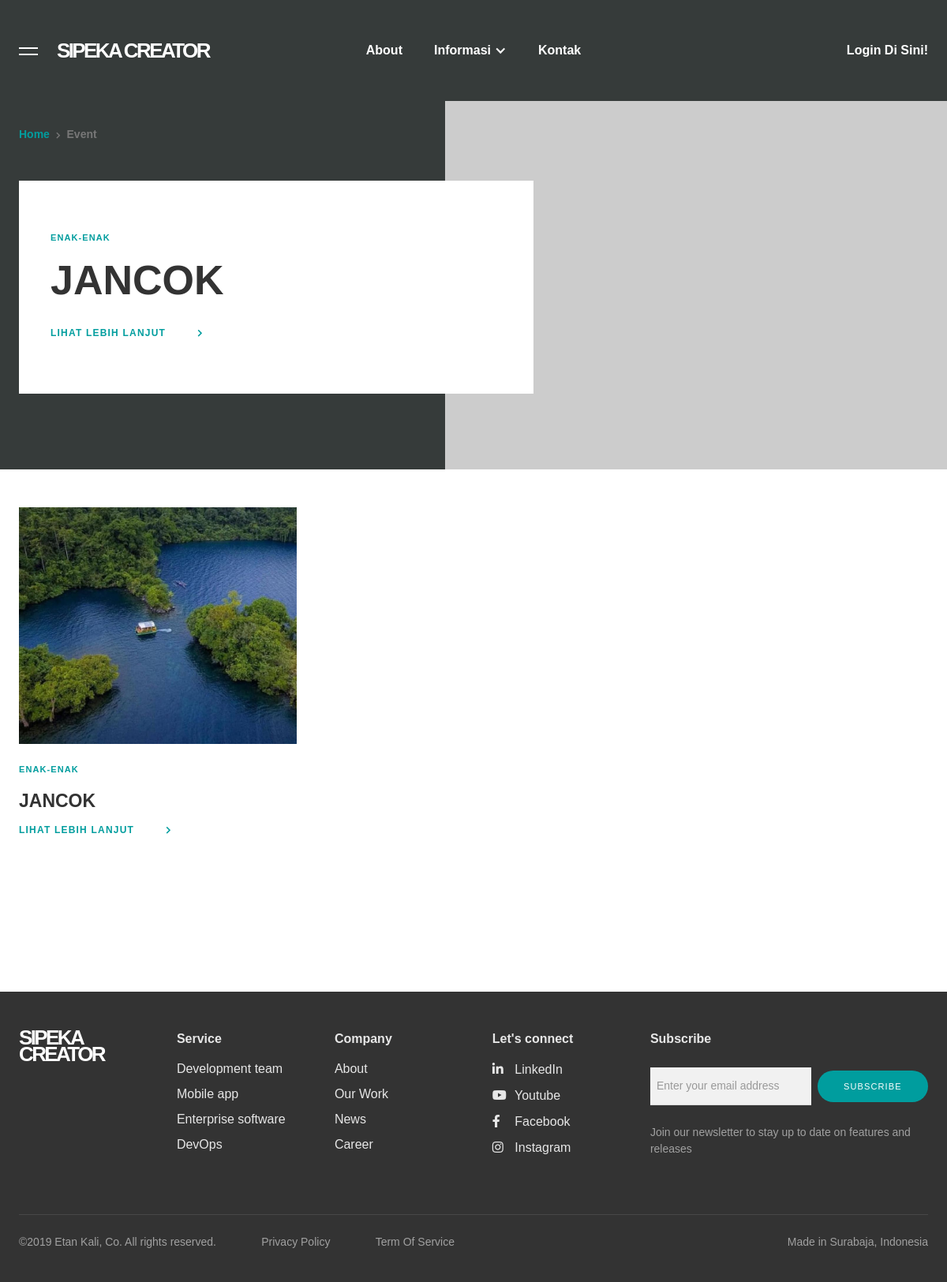
The app's page /daftar-wisata, older data.
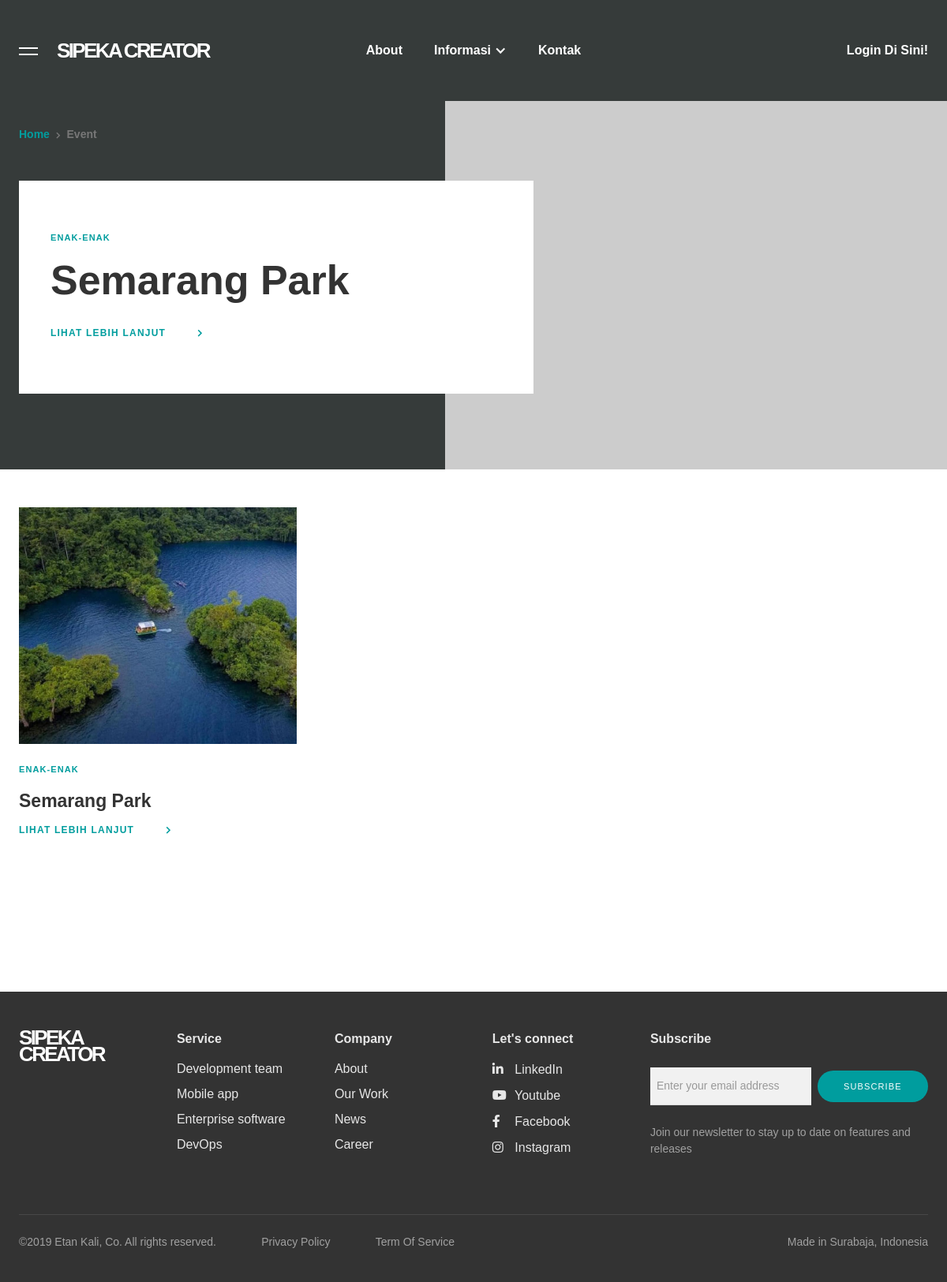
The same page, newer data.
### tables this page shows
CREATE TABLE `wisata` (
  `id_wisata` int(11) NOT NULL,
  `nama_wisata` varchar(255) DEFAULT NULL,
  `email_wisata` varchar(255) DEFAULT NULL,
  `no_hp_wisata` varchar(255) DEFAULT NULL,
  `website_wisata` varchar(255) DEFAULT NULL,
  `alamat_wisata` text DEFAULT NULL,
  `latitude` varchar(255) DEFAULT NULL,
  `longitude` varchar(255) NOT NULL,
  `id_kategori_wisata` int(11) DEFAULT NULL,
  `deskripsi_wisata` text DEFAULT NULL,
  `img` text DEFAULT NULL,
  `id_provinsi` char(2) DEFAULT NULL,
  `id_kota_kab` char(5) DEFAULT NULL,
  `id_kecamatan` char(8) DEFAULT NULL,
  `id_desa_kelurahan` char(13) DEFAULT NULL,
  `slug` text NOT NULL
);

CREATE TABLE `kategori_wisata` (
  `id_kategori_wisata` int(11) NOT NULL,
  `kategori_wisata` varchar(255) NOT NULL
);

### application/controllers/guest/Wisata.php (called while the page is built, shortened)
<?php
class Wisata extends CI_Controller {
	public function __construct(){
		$this->load->model('guest/Wisata_model', 'wisata_model');
		$this->load->library('pagination');
	}
	public function index(){
		$data['title'] = 'Wisata';
		$config['base_url'] = base_url('daftar-wisata');
		$config['total_rows'] = $this->db->count_all('wisata');
		$config['per_page'] = 6;
		$config["uri_segment"] = 2;
		$choice = $config["total_rows"] / $config["per_page"];
		$config["num_links"] = floor($choice);
		$config['use_page_numbers'] = TRUE;
		$config['reuse_query_string'] = TRUE;
		$config['full_tag_open'] = '<div class="pagination">';
		$config['full_tag_close'] = '</div>';
		$this->pagination->initialize($config);
		$data['page'] = ($this->uri->segment(2)) ? $this->uri->segment(2) - 1 : 0;
		$data['wisata'] = $this->wisata_model->index($config["per_page"], $data['page']);
		$data['latest_single'] = $this->wisata_model->latest_single();
		$data['pagination'] = $this->pagination->create_links();
		$this->load->view('template/guest/header', $data);
		$this->load->view('guest/wisata', $data);
		$this->load->view('template/guest/footer');
	}
}

### index.php (called while the page is built, shortened)
<?php
require_once BASEPATH.'core/CodeIgniter.php';

### application/models/guest/Wisata_model.php (called while the page is built, shortened)
<?php
class Wisata_model extends CI_Model {
	private $table = 'wisata';
	public function index($limit, $start){
		return $this->db->select('*')->from($this->table)->order_by('id_wisata', 'DESC')->join('kategori_wisata', 'kategori_wisata.id_kategori_wisata = wisata.id_kategori_wisata')->limit($limit, $start)->get()->result_array();
	}
	public function latest_single(){
		return $this->db->select('*')->from($this->table)->order_by('id_wisata', 'DESC')->join('kategori_wisata', 'kategori_wisata.id_kategori_wisata = wisata.id_kategori_wisata')->limit(1)->get()->result_array();
	}
}

### application/config/config.php (called while the page is built, shortened)
<?php
$config['base_url'] = 'http://localhost/wisata/';
$config['index_page'] = 'index.php';
$config['uri_protocol']	= 'REQUEST_URI';
$config['url_suffix'] = '';
$config['language']	= 'english';
$config['charset'] = 'UTF-8';
$config['enable_hooks'] = FALSE;
$config['subclass_prefix'] = 'MY_';
$config['composer_autoload'] = FALSE;
$config['permitted_uri_chars'] = 'a-z 0-9~%.:_\-';
$config['enable_query_strings'] = FALSE;
$config['controller_trigger'] = 'c';
$config['function_trigger'] = 'm';
$config['directory_trigger'] = 'd';
$config['allow_get_array'] = TRUE;
$config['log_threshold'] = 0;
$config['log_path'] = '';
$config['log_file_extension'] = '';
$config['log_file_permissions'] = 0644;
$config['log_date_format'] = 'Y-m-d H:i:s';
$config['error_views_path'] = '';
$config['cache_path'] = '';
$config['cache_query_string'] = FALSE;
$config['encryption_key'] = '';
$config['sess_driver'] = 'files';
$config['sess_cookie_name'] = 'ci_session';
$config['sess_expiration'] = 7200;
$config['sess_save_path'] = NULL;
$config['sess_match_ip'] = FALSE;
$config['sess_time_to_update'] = 300;
$config['sess_regenerate_destroy'] = FALSE;
$config['cookie_prefix']	= '';
$config['cookie_domain']	= '';
$config['cookie_path']		= '/';
$config['cookie_secure']	= FALSE;
$config['cookie_httponly'] 	= FALSE;
$config['standardize_newlines'] = FALSE;
$config['global_xss_filtering'] = FALSE;
$config['csrf_protection'] = FALSE;
$config['csrf_token_name'] = 'csrf_test_name';
$config['csrf_cookie_name'] = 'csrf_cookie_name';
$config['csrf_expire'] = 7200;
$config['csrf_regenerate'] = TRUE;
$config['csrf_exclude_uris'] = array();
$config['compress_output'] = FALSE;
$config['time_reference'] = 'local';
$config['rewrite_short_tags'] = FALSE;
$config['proxy_ips'] = '';

### application/views/guest/wisata.php (the view, shortened to what this page needs)
<div class="section is-header bg-accent-dark has-bg-img img-blog overflow-hidden position-relative">
  <div class="container flex-horizontal position-relative">
    <div class="col lg-7 md-12">
      <div class="breadcrumb margin-bottom-double"><a href="<?= base_url() ?>">Home</a><span class="fa margin-left-small margin-right-small is-xsmall"></span>Event</div>
      <div class="header-content-wrapper-3">
        <div class="c-gridpost__category"><a href="#"><?= $latest_single[0]['kategori_wisata'] ?></a></div>
        <a href="<?= base_url('daftar-wisata/').$latest_single[0]['nama_wisata'] ?>" class="color-body-text white-md w-inline-block">
          <h1 class="margin-bottom-small"><?= $latest_single[0]['nama_wisata'] ?></h1>
        </a><a href="<?= base_url('daftar-wisata/').$latest_single[0]['nama_wisata'] ?>" class="cta-link"><span class="margin-right">Lihat Lebih Lanjut</span> <span class="fa c-cta1_arrow-hovered"></span> <span class="fa c-cta1__arrow-normal"></span></a>
      </div>
    </div>
    <div class="col lg-5 no-margin-bottom"></div>
  </div>
</div>
<div class="section">
  <div class="container flex-horizontal container-wrap">
    <?php foreach ($wisata as $key => $value) { ?>
      <div class="col lg-4 md-12 margin-bottom-quad"><a href="<?= base_url('daftar-wisata/').$value['slug'] ?>" class="w-inline-block"><img src="<?= $value['img'] ?>" alt="" class="margin-bottom img-news"></a>
        <div class="c-gridpost__category"><a href="#"><?= $value['kategori_wisata'] ?></a></div>
        <h3 class="margin-bottom-small"><?= $value['nama_wisata'] ?></h3><a href="<?= base_url('daftar-wisata/').$value['slug'] ?>" class="cta-link"><span class="margin-right">Lihat Lebih Lanjut</span> <span class="fa c-cta1_arrow-hovered"></span> <span class="fa c-cta1__arrow-normal"></span></a>
      </div>
    <?php } ?>
  </div>
  <div class="container">
  </div>
</div>

### application/views/template/guest/header.php (shortened to what this page needs)
<!DOCTYPE html>
<html data-wf-page="5d68c92e8dfed95df459a334" data-wf-site="5d68c92e8dfed9e8e859a331">
<head>
  <link href="<?= base_url() ?>assets_guest/css/normalize.css" rel="stylesheet" type="text/css">
  <link href="<?= base_url() ?>assets_guest/css/webflow.css" rel="stylesheet" type="text/css">
  <link href="<?= base_url() ?>assets_guest/css/etan.webflow.css" rel="stylesheet" type="text/css">
  </head>
  <body>
    <div class="section-header position-absolute">
      <div class="container space-between align-middle">
        <div data-collapse="medium" data-animation="default" data-duration="400" class="navbar w-nav">
          <div class="navbar-container align-middle w-container">
            <div class="col lg-4 order-first no-padding-left no-margin-bottom flex-horizontal lg-2 md-4 xs-8">
              <div class="menu-and-logo-container order-first"><a data-w-id="7d050a59-b525-e710-dbfb-70b18fafaf10" href="#" class="offcanvas-button margin-right w-inline-block"><img src="<?= base_url() ?>assets_guest/images/burger-menu-icon-white.svg" alt=""></a>
                <a href="#" class="brand w-nav-brand">
                  <h3 class="logotype on-dark">SIPEKA CREATOR</h3>
                </a>
              </div>
            </div>
            <div class="col lg-4 no-margin-bottom flexh-justify-center position-absolute-md lg-8">
              <nav role="navigation" class="nav-menu w-nav-menu">
                <a href="about.html" class="nav-link on-dark w-nav-link">About</a>
                <div data-hover="1" data-delay="0" data-w-id="7d050a59-b525-e710-dbfb-70b18fafaf1a" class="nav-dropdown w-dropdown">
                  <div class="nav-link on-dark w-dropdown-toggle">
                    <div class="w-icon-dropdown-toggle"></div>
                    <div>Informasi</div>
                  </div>
                </div>
                <a href="<?= base_url() ?>" class="nav-link on-dark w-nav-link">Kontak</a>
              </div>
              <div class="col lg-4 no-margin-bottom flexh-justify-end no-padding-right grow hidden-xs lg-2">
                <?php
                $CI = &get_instance();
                $result = $CI->auth_model->current_user();
                if (!empty($result)) {
                  echo '<div class="extra-menu"><a href="' . base_url() . 'admin/wisata" class="extra-menu-link margin-left nav-link on-dark">Dashboard</a></div>';
                } else {
                  echo '<div class="extra-menu"><a href="' . base_url() . 'admin/login" class="extra-menu-link margin-left nav-link on-dark">Login Di Sini!</a></div>';
                }
                ?>
              </div>
            </div>
          </div>
        </div>
      </div>

### application/views/template/guest/footer.php (shortened to what this page needs)
<div class="section section-footer-dark padding-bottom-16">
  <div class="container margin-bottom">
    <div class="col lg-2 md-12 md-order-first">
      <h3 class="logotype on-dark">SIPEKA CREATOR</h3>
    </div>
    <div class="col lg-6 md-12 no-margin-bottom">
      <div class="container container-nested">
        <div class="col lg-4 md-12">
          <h4>Service</h4><a href="#" class="footer-nav-link on-dark">Development team</a><a href="#" class="footer-nav-link on-dark">Mobile app</a><a href="#" class="footer-nav-link on-dark">Enterprise software</a><a href="#" class="footer-nav-link on-dark">DevOps</a></div>
          <div class="col lg-4 md-12">
            <h4>Company</h4><a href="#" class="footer-nav-link on-dark">About</a><a href="#" class="footer-nav-link on-dark">Our Work</a><a href="#" class="footer-nav-link on-dark">News</a><a href="#" class="footer-nav-link on-dark">Career</a></div>
            <div class="col lg-4 no-margin-bottom-lg md-12">
              <h4>Let&#x27;s connect</h4>
              <a href="#" class="footer-nav-link-2 on-dark w-inline-block">
                <div><span class="fa-brand w24"></span> LinkedIn</div>
              </a>
              <a href="#" class="footer-nav-link-2 on-dark w-inline-block">
                <div><span class="fa-brand w24"></span> Youtube</div>
              </a>
              <a href="#" class="footer-nav-link-2 on-dark w-inline-block">
                <div><span class="fa-brand w24"></span> Facebook</div>
              </a>
              <a href="#" class="footer-nav-link-2 on-dark w-inline-block">
                <div><span class="fa-brand w24"></span> Instagram</div>
              </a>
            </div>
          </div>
        </div>
        <div class="col lg-4 md-12 no-margin-bottom">
          <h4 class="margin-bottom">Subscribe</h4>
          <div class="margin-bottom w-form">
            <form id="email-form" name="email-form" data-name="Email Form" class="flexh-align-center"><input type="email" class="form-input-text is-grey margin-right-small no-margin-bottom md-margin-bottom w-input" maxlength="256" name="email-2" data-name="Email 2" placeholder="Enter your email address" id="email-2" required=""><input type="submit" value="Subscribe" data-wait="Please wait..." class="button-primary button-primary-small w-button"></form>
          </div>
          <div class="margin-bottom low-text-contrast text-small">Join our newsletter to stay up to date on features and releases</div>
        </div>
      </div>
      <div class="container">
        <div class="col lg-12 margin-bottom">
          <div class="hr"></div>
        </div>
      </div>
      <div class="container">
        <div class="col lg-6 no-margin-bottom md-12 md-order-last">
          <div class="low-text-contrast text-small flexh-space-between md-flex-vertical">
            <div class="md-order-last">©2019 Etan Kali, Co. All rights reserved. </div><a href="#" class="footer-bottom-link">Privacy Policy</a><a href="#" class="footer-bottom-link">Term Of Service</a></div>
          </div>
          <div class="col lg-6 no-margin-bottom md-12">
            <div class="w100 text-align-right footer-bottom md-text-align-left margin-bottom">Made in Surabaja, Indonesia</div>
          </div>
        </div>
      </div>
      </body>
      </html>

### assets_guest/css/webflow.css (style rules this page uses)
[class^="w-icon-"], [class*=" w-icon-"] { font-family: 'webflow-icons' !important; speak: none; font-style: normal; font-weight: normal; font-variant: normal; text-transform: none; line-height: 1; -webkit-font-smoothing: antialiased; -moz-osx-font-smoothing: grayscale; }
.w-icon-arrow-down:before, .w-icon-dropdown-toggle:before { content: "\e603"; }
* { -webkit-box-sizing: border-box; -moz-box-sizing: border-box; box-sizing: border-box; }
html { height: 100%; }
body { margin: 0; min-height: 100%; background-color: #fff; font-family: Arial, sans-serif; font-size: 14px; line-height: 20px; color: #333; }
img { max-width: 100%; vertical-align: middle; display: inline-block; }
.w-inline-block { max-width: 100%; display: inline-block; }
.w-button { display: inline-block; padding: 9px 15px; background-color: #3898EC; color: white; border: 0; line-height: inherit; text-decoration: none; cursor: pointer; border-radius: 0; }
input.w-button { -webkit-appearance: button; }
h1, h2, h3, h4, h5, h6 { font-weight: bold; margin-bottom: 10px; }
h1 { font-size: 38px; line-height: 44px; margin-top: 20px; }
h3 { font-size: 24px; line-height: 30px; margin-top: 20px; }
h4 { font-size: 18px; line-height: 24px; margin-top: 10px; }
.w-form { margin: 0 0 15px; }
.w-input, .w-select { display: block; width: 100%; height: 38px; padding: 8px 12px; margin-bottom: 10px; font-size: 14px; line-height: 1.428571429; color: #333333; vertical-align: middle; background-color: #ffffff; border: 1px solid #cccccc; }
.w-container { margin-left: auto; margin-right: auto; max-width: 940px; }
.w-container:before, .w-container:after { content: " "; display: table; grid-column-start: 1; grid-row-start: 1; grid-column-end: 2; grid-row-end: 2; }
.w-container:after { clear: both; }
.w-dropdown { display: inline-block; position: relative; text-align: left; margin-left: auto; margin-right: auto; z-index: 900; }
.w-dropdown-btn, .w-dropdown-toggle, .w-dropdown-link { position: relative; vertical-align: top; text-decoration: none; color: #222222; padding: 20px; text-align: left; margin-left: auto; margin-right: auto; white-space: nowrap; }
.w-dropdown-toggle { -webkit-user-select: none; -moz-user-select: none; -ms-user-select: none; user-select: none; display: inline-block; cursor: pointer; padding-right: 40px; }
.w-icon-dropdown-toggle { position: absolute; top: 0; right: 0; bottom: 0; margin: auto; margin-right: 20px; width: 1em; height: 1em; }
.w-nav { position: relative; background: #dddddd; z-index: 1000; }
.w-nav:before, .w-nav:after { content: " "; display: table; grid-column-start: 1; grid-row-start: 1; grid-column-end: 2; grid-row-end: 2; }
.w-nav:after { clear: both; }
.w-nav-brand { position: relative; float: left; text-decoration: none; color: #333333; }
.w-nav-link { position: relative; display: inline-block; vertical-align: top; text-decoration: none; color: #222222; padding: 20px; text-align: left; margin-left: auto; margin-right: auto; }
.w-nav-menu { position: relative; float: right; }

### application/views/template/guest/header.php (style rules this page uses)
.img-news { object-fit: cover !important; width: 500px !important; height: 300px; }

Row changes from the older to the newer data that the page shows:
changed wisata "ENAK-ENAK": nama_wisata "JANCOK" → "Semarang Park"
